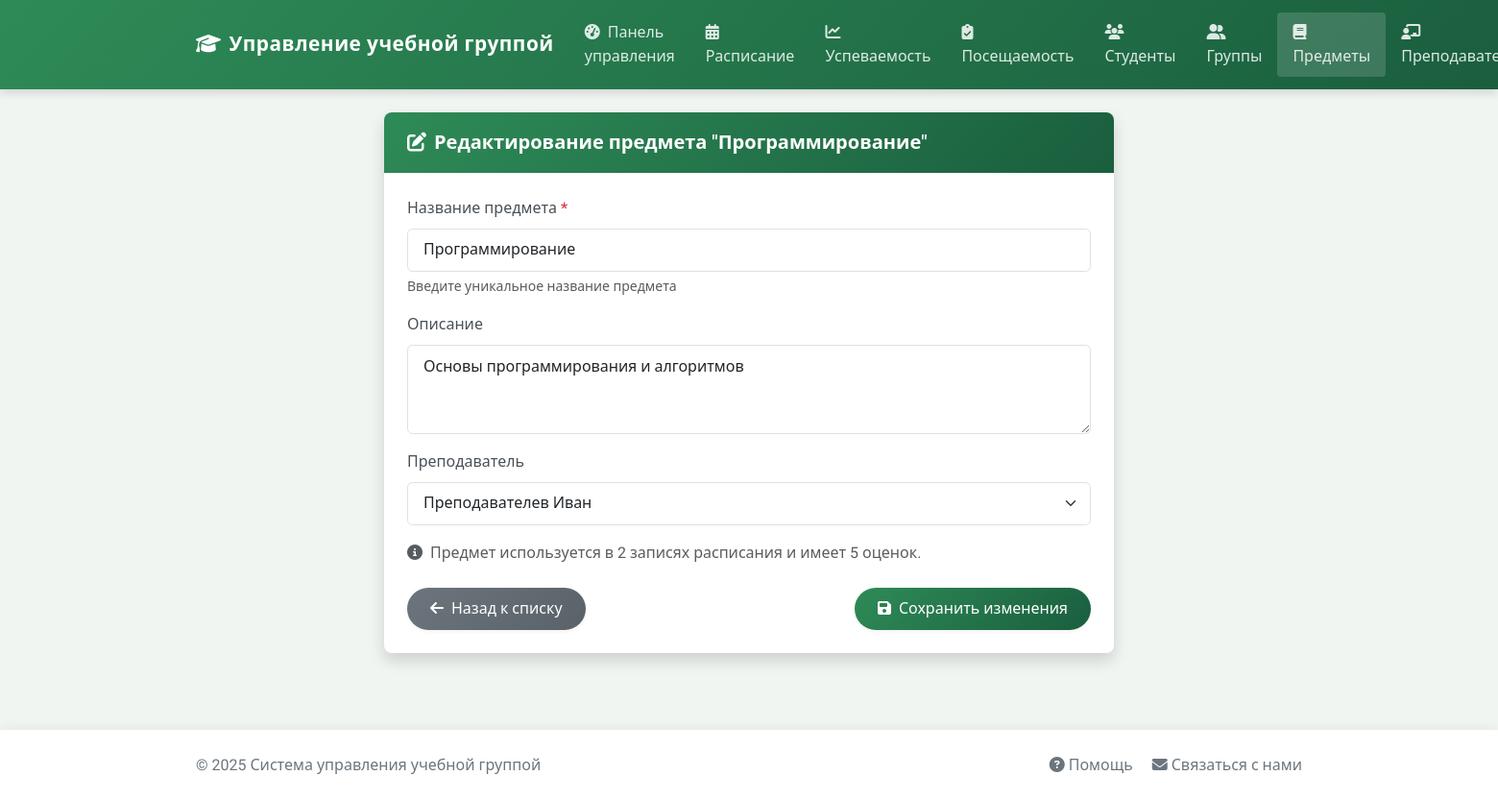
Screenshot of /subjects/edit/1 (signed in) with the database file from the repository.
### app/models/models.py (models this page shows, shortened)
class Subject(db.Model):
    id = db.Column(db.Integer, primary_key=True)
    name = db.Column(db.String(64), nullable=False)
    description = db.Column(db.Text)
    teacher_id = db.Column(db.Integer, db.ForeignKey('user.id'))
    teacher = db.relationship('User', backref='subjects')
    schedules = db.relationship('Schedule', backref='subject', lazy='dynamic')
    grades = db.relationship('Grade', backref='subject', lazy='dynamic')

class User(UserMixin, db.Model):
    id = db.Column(db.Integer, primary_key=True)
    username = db.Column(db.String(64), unique=True, nullable=False)
    email = db.Column(db.String(120), unique=True, nullable=False)
    password_hash = db.Column(db.String(128))
    first_name = db.Column(db.String(64))
    last_name = db.Column(db.String(64))
    role = db.Column(db.String(20), default='student')  # student, teacher, admin
    attendances = db.relationship('Attendance', backref='student', lazy='dynamic')
    grades = db.relationship('Grade', backref='student', lazy='dynamic')

### app/routes/subjects.py (the view, shortened to what this page needs)
@bp.route('/edit/<int:id>', methods=['GET', 'POST'])
@login_required
def edit(id):
    if current_user.role != 'admin':
        flash('У вас нет доступа к этой странице', 'danger')
        return redirect(url_for('main.dashboard'))
    subject = Subject.query.get_or_404(id)
    teachers = User.query.filter_by(role='teacher').order_by(User.last_name).all()
    return render_template('subjects/edit.html', subject=subject, teachers=teachers)

### app/context_processors.py (called while the page is built)
def csrf_processor():
    return {'csrf_token': generate_csrf()}

### app/models/__init__.py (called while the page is built)
@login_manager.user_loader
def load_user(id):
    return User.query.get(int(id))

### app/templates/subjects/edit.html (shortened to what this page needs)
{% extends "base.html" %}
{% block content %}
<div class="row justify-content-center">
    <div class="col-md-8">
        <div class="card shadow">
            <div class="card-header bg-primary text-white">
                <h5 class="card-title mb-0"><i class="fas fa-edit me-2"></i>Редактирование предмета "{{ subject.name }}"</h5>
            </div>
            <div class="card-body">
                <form method="post" action="{{ url_for('subjects.edit', id=subject.id) }}">
                    <div class="mb-3">
                        <label for="name" class="form-label">Название предмета <span class="text-danger">*</span></label>
                        <input type="text" class="form-control" id="name" name="name" required
                               value="{{ subject.name }}" placeholder="Например: Математика">
                        <div class="form-text">Введите уникальное название предмета</div>
                    </div>
                    <div class="mb-3">
                        <label for="description" class="form-label">Описание</label>
                        <textarea class="form-control" id="description" name="description" rows="3"
                               placeholder="Описание предмета...">{{ subject.description }}</textarea>
                    </div>
                    <div class="mb-3">
                        <label for="teacher_id" class="form-label">Преподаватель</label>
                        <select class="form-select" id="teacher_id" name="teacher_id">
                            {% for teacher in teachers %}
                            <option value="{{ teacher.id }}" {% if subject.teacher_id == teacher.id %}selected{% endif %}>
                                {{ teacher.last_name }} {{ teacher.first_name }}
                            </option>
                            {% endfor %}
                        </select>
                    </div>
                    <div class="mb-4">
                        <p class="text-muted">
                            <i class="fas fa-info-circle me-1"></i>
                            Предмет используется в {{ subject.schedules.count() }} записях расписания
                            и имеет {{ subject.grades.count() }} оценок.
                        </p>
                    </div>
                    <div class="d-flex justify-content-between">
                        <a href="{{ url_for('subjects.index') }}" class="btn btn-secondary">
                            <i class="fas fa-arrow-left me-1"></i> Назад к списку
                        </a>
                        <button type="submit" class="btn btn-primary">
                            <i class="fas fa-save me-1"></i> Сохранить изменения
                        </button>
                    </div>
                </form>
            </div>
        </div>
    </div>
</div>
{% endblock %}

### app/static/css/style.css (style rules this page uses)
:root { --primary-color: #2e8b57; --secondary-color: #6c757d; --success-color: #218838; --info-color: #20a2a0; --warning-color: #d4a72c; --danger-color: #c9302c; --light-color: #f8f9fa; --dark-color: #344a3d; --border-radius: 0.5rem; --box-shadow: 0 3px 10px rgba(0, 0, 0, 0.15); --transition: all 0.3s ease; }
body { font-family: 'Roboto', 'Segoe UI', sans-serif; background-color: #f0f5f2; color: #333; line-height: 1.6; }
h1, h2, h3, h4, h5, h6 { font-weight: 600; margin-bottom: 1.2rem; }
.card { border: none; border-radius: var(--border-radius); box-shadow: var(--box-shadow); transition: var(--transition); margin-bottom: 2rem; overflow: hidden; }
.card-header { background-color: rgba(0, 0, 0, 0.03); border-bottom: 1px solid rgba(0, 0, 0, 0.05); padding: 1.2rem 1.5rem; font-weight: 600; }
.card-body { padding: 1.5rem; }
.card-header.bg-primary { background: linear-gradient(135deg, var(--primary-color), #1a5e3e) !important; color: white; }
.form-control { border-radius: 0.35rem; padding: 0.6rem 1rem; border: 1px solid #dce1e5; transition: var(--transition); }
.form-label { font-weight: 500; color: #495057; margin-bottom: 0.5rem; }
.form-select { border-radius: 0.35rem; padding: 0.6rem 1rem; border: 1px solid #dce1e5; background-color: #fff; }
.btn { font-weight: 500; border-radius: 2rem; padding: 0.6rem 1.5rem; transition: var(--transition); box-shadow: 0 2px 4px rgba(0, 0, 0, 0.05); border: none; }
.btn-primary { background: linear-gradient(135deg, var(--primary-color), #1a5e3e); }
.btn-secondary { background: linear-gradient(135deg, var(--secondary-color), #5a6268); }
.card, .alert, .jumbotron { animation: fadeIn 0.5s ease-out; }

### app/static/css/modal-fix.css (style rules this page uses)
body.modal-fix-applied { overflow-y: scroll !important; padding-right: 0 !important; margin-right: 0 !important; }

### rows the page displays
Subject: name "Программирование", description "Основы программирования и алгоритмов", teacher_id "Преподавателев Иван"

### other values shown
{{ subject.schedules.count() }} "2"
{{ subject.grades.count() }} "5"
